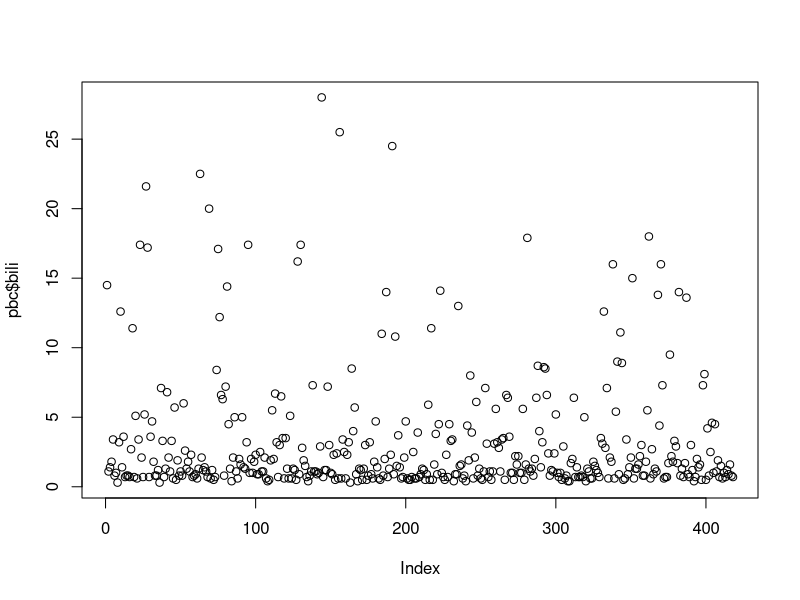
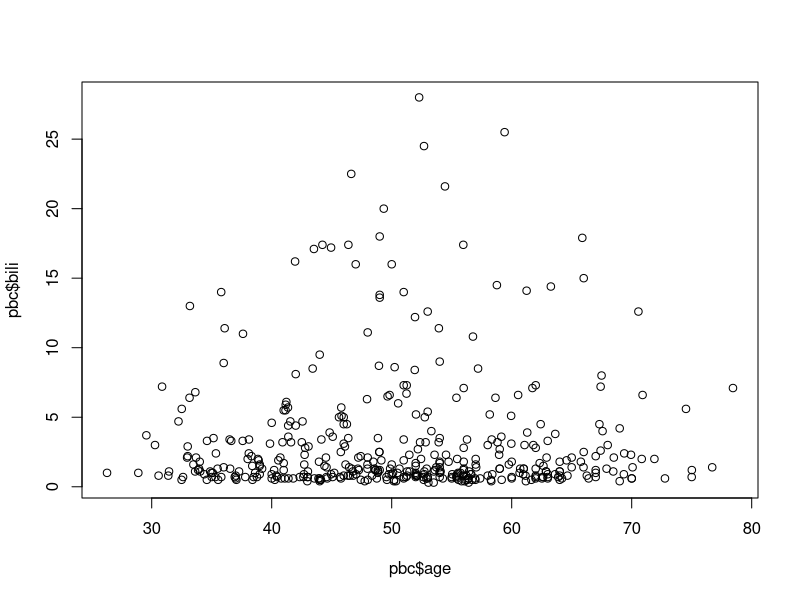
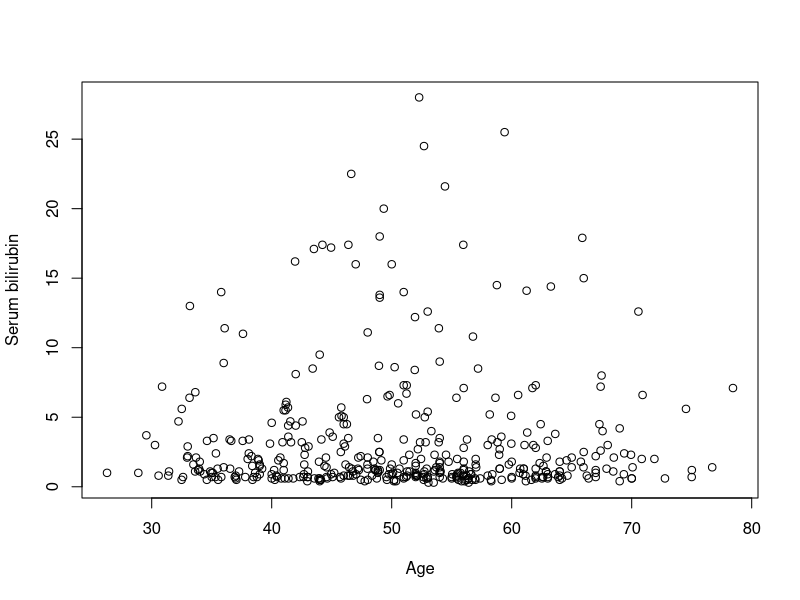
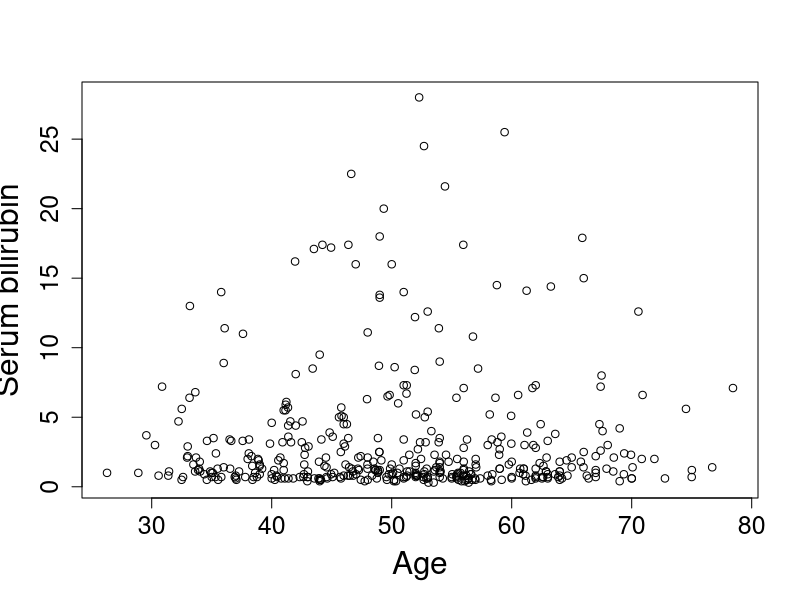
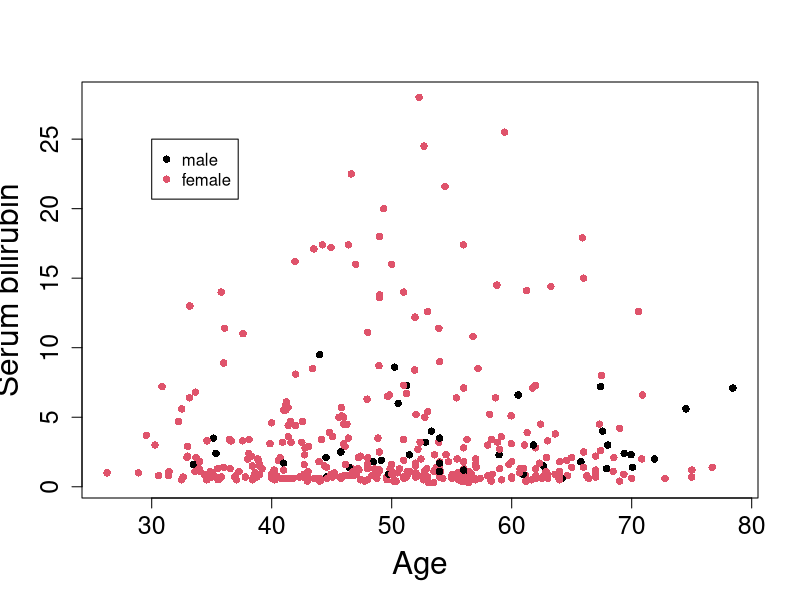
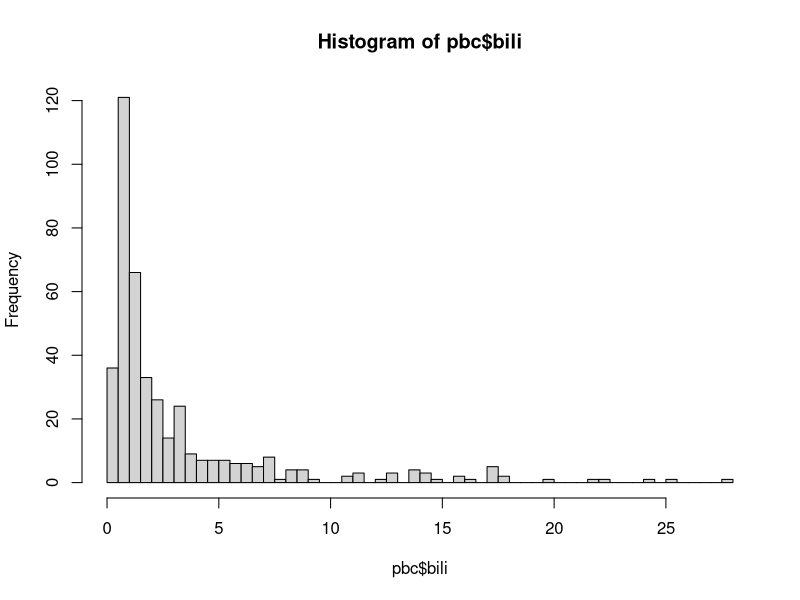
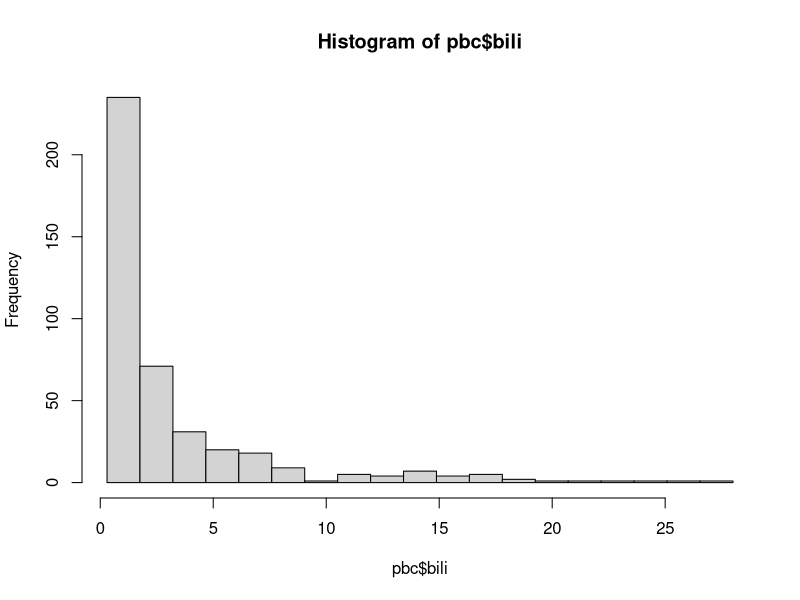
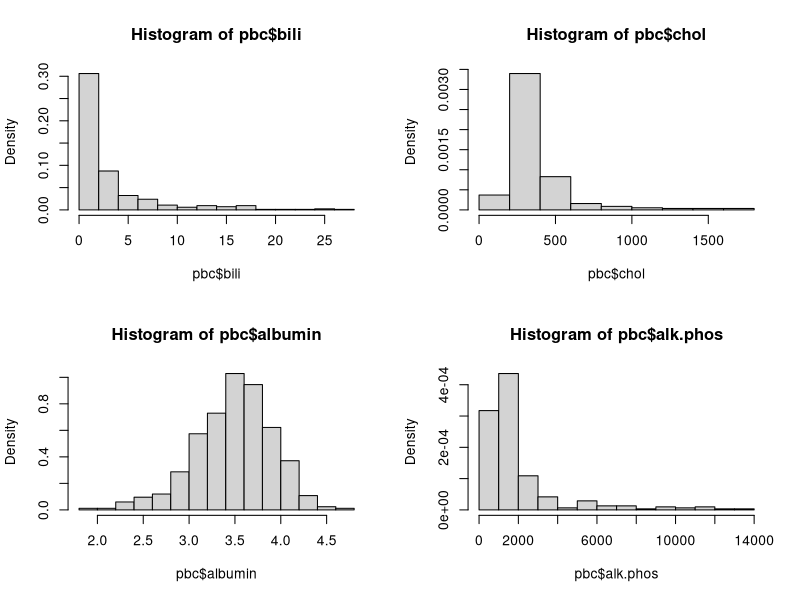

These figures' R source, in order:
#' ---
#' title: "Demo: Data Visualization"
#' subtitle: "NIHES BST02"
#' author: "Eleni-Rosalina Andrinopoulou, Department of Biostatistics, Erasmus Medical Center"
#' date: "`r Sys.setenv(LANG = 'en_US.UTF-8'); format(Sys.Date(), '%d %B %Y')`"
#' output: html_document
#' ---
#' 

#' Load packages
#' If you are using the package for the first time, you will have to first install it:
# install.packages("xlsx") 
# install.packages("lattice")
# install.packages("ggplot2")
library(survival)
library(lattice)
library(ggplot2)

#' Basic plot with 1 variable
plot(pbc$bili)

#' Basic plot with 2 variables
plot(pbc$age, pbc$bili)

#' Basic plot with 2 variables - add axis labels
plot(pbc$age, pbc$bili, ylab = "Serum bilirubin", xlab = "Age")

#' Basic plot with 2 variables - add axis labels - change size of axis and labels
plot(pbc$age, pbc$bili, ylab = "Serum bilirubin", xlab = "Age", cex.axis = 1.5, cex.lab = 1.9)

#' Basic plot with 3 variables - xaxis represents age, yaxis represents bili and colours represent sex
plot(pbc$age, pbc$bili, ylab = "Serum bilirubin", xlab = "Age", cex.axis = 1.5, cex.lab = 1.9, col = pbc$sex, pch = 16)
legend(30, 25, legend = c("male", "female"), col = c(1,2), pch = 16)

#' Histogram
hist(pbc$bili, breaks = 50)
hist(pbc$bili, breaks = seq(min(pbc$bili), max(pbc$bili), length = 20))

#' Multiple panels
par(mfrow=c(2,2))
hist(pbc$bili, prob=T)
hist(pbc$chol, prob=T)
hist(pbc$albumin, prob=T)
hist(pbc$alk.phos, prob=T)

#' Barchart
barchart(pbc$sex)

#' Boxplot
boxplot(pbc$age ~ pbc$sex, ylab = "Age", xlab = "Gender")

#' Mutivariate plot
pairs(cbind(pbc$bili, pbc$chol, pbc$albumin))

#' Density plots of bili per sex
pbc_male_bili <- pbc$bili[pbc$sex == "m"]
pbc_female_bili <- pbc$bili[pbc$sex == "f"]
plot(density(pbc_male_bili), col = rgb(0,0,1,0.5), ylim = c(0,0.40),
     main = "Density plots", xlab = "bili", ylab = "")
polygon(density(pbc_male_bili), col = rgb(0,0,1,0.5), border = "blue")
lines(density(pbc_female_bili), col = rgb(1,0,0,0.5))
polygon(density(pbc_female_bili), col = rgb(1,0,0,0.5), border = "red")
legend(20,0.03, c("male", "female"), 
       col = c(rgb(0,0,1,0.5), rgb(1,0,0,0.5)), lty = 1)  

#' Lattice family - smooth evolution of bili with age
xyplot(bili ~ age, data = pbc, type = "smooth", lwd = 2)

#' Lattice family - smooth evolution of bili with age per sex
xyplot(bili ~ age, group = sex, data = pbc, type = "smooth", lwd = 2, col = c("red", "blue"))

#' Lattice family - smooth evolution with points of bili with age per sex
xyplot(bili ~ age, group = sex, data = pbc, type = c("p", "smooth"), lwd = 2, col = c("red", "blue"))

#' Lattice family - smooth evolution with points of bili with age per sex (as separate panel)
xyplot(bili ~ age | sex, data = pbc, type = c("p", "smooth"), lwd = 2, col = c("red"))   
xyplot(bili ~ age | status, data = pbc, type = c("p", "smooth"), lwd = 2, col = c("red"))  

#' Lattice family - smooth evolution with points of bili with age per status (as separate panel - change layout)
xyplot(bili ~ age | status, data = pbc, type = c("p", "smooth"), lwd = 2, col = c("red"), layout = c(3,1)) 

#' Lattice family - smooth evolution with points of bili with age per status (as separate panel - change layout).
#' Add names of status
pbc$status <- factor(pbc$status, levels = c(0, 1, 2), labels = c("censored", "transplant", "dead"))
xyplot(bili ~ age | status, data = pbc, type = c("p", "smooth"), lwd = 2, col = c("red"), layout = c(3,1))  

#' Lattice family - individual patient plot
xyplot(bili ~ day, group = id, data = pbcseq, type ="l", col = "black")

#' Lattice family - individual patient plot per status
pbcseq$status <- factor(pbcseq$status, levels = c(0, 1, 2), labels = c("censored", "transplant", "dead"))
xyplot(bili ~ day | status, group = id, data = pbcseq, type ="l", col = "black", layout = c(3,1),
       grid = TRUE, xlab = "Days", ylab = "Serum bilirubin")

#' ggplot family - plot age with bili
#' Each sex has a different colour
ggplot(pbc, aes(age, bili, colour = sex)) + 
  geom_point()

ggplot(pbc, aes(age, bili, colour = sex)) + 
geom_point(alpha = 0.3) +
geom_smooth()

#' ggplot family - plot day with bili for patient 93
#' A smoothed curve is added in blue
ggplot(pbcseq[pbcseq$id == 93,], aes(day, bili)) +
geom_line() +
geom_smooth(colour='blue', span = 0.4) +
labs(title = "Patient 93", subtitle = "Evolution over time", 
     y = "Serum bilirubin", x = "Days")

#' ggplot family - plot bili per stage
ggplot(pbc, aes(stage, bili, group = stage)) +
geom_boxplot() +
labs(y = "Serum bilirubin", x = "Stage")

#' ggplot family - density plot of bili per sex
p <- ggplot(pbc, aes(bili, fill = sex)) +
geom_density(alpha = 0.25) 
p

p + scale_fill_manual(values=c("#999999", "#E69F00"))

                            